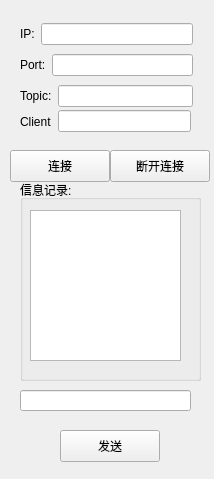
<?xml version="1.0" encoding="UTF-8"?>
<ui version="4.0">
 <class>Widget</class>
 <widget class="QWidget" name="Widget">
  <property name="geometry">
   <rect>
    <x>0</x>
    <y>0</y>
    <width>214</width>
    <height>479</height>
   </rect>
  </property>
  <property name="windowTitle">
   <string>Widget</string>
  </property>
  <widget class="QGroupBox" name="groupBox">
   <property name="geometry">
    <rect>
     <x>20</x>
     <y>180</y>
     <width>181</width>
     <height>201</height>
    </rect>
   </property>
   <property name="title">
    <string>信息记录:</string>
   </property>
   <widget class="QPlainTextEdit" name="plainTextEdit">
    <property name="geometry">
     <rect>
      <x>10</x>
      <y>30</y>
      <width>151</width>
      <height>151</height>
     </rect>
    </property>
    <property name="readOnly">
     <bool>true</bool>
    </property>
   </widget>
  </widget>
  <widget class="QLineEdit" name="lineEditMessage">
   <property name="geometry">
    <rect>
     <x>20</x>
     <y>390</y>
     <width>171</width>
     <height>21</height>
    </rect>
   </property>
  </widget>
  <widget class="QPushButton" name="pushButtonSend">
   <property name="geometry">
    <rect>
     <x>60</x>
     <y>430</y>
     <width>100</width>
     <height>32</height>
    </rect>
   </property>
   <property name="text">
    <string>发送</string>
   </property>
  </widget>
  <widget class="QPushButton" name="pushButtonLink">
   <property name="geometry">
    <rect>
     <x>10</x>
     <y>150</y>
     <width>100</width>
     <height>32</height>
    </rect>
   </property>
   <property name="text">
    <string>连接</string>
   </property>
  </widget>
  <widget class="QWidget" name="layoutWidget">
   <property name="geometry">
    <rect>
     <x>20</x>
     <y>110</y>
     <width>171</width>
     <height>23</height>
    </rect>
   </property>
   <layout class="QHBoxLayout" name="horizontalLayout_4">
    <item>
     <widget class="QLabel" name="labelPortTopic_2">
      <property name="text">
       <string>Client</string>
      </property>
     </widget>
    </item>
    <item>
     <widget class="QLineEdit" name="lineEditTopic_2"/>
    </item>
   </layout>
  </widget>
  <widget class="QPushButton" name="pushButton">
   <property name="geometry">
    <rect>
     <x>110</x>
     <y>150</y>
     <width>100</width>
     <height>32</height>
    </rect>
   </property>
   <property name="text">
    <string>断开连接</string>
   </property>
  </widget>
  <widget class="QWidget" name="">
   <property name="geometry">
    <rect>
     <x>20</x>
     <y>20</y>
     <width>173</width>
     <height>91</height>
    </rect>
   </property>
   <layout class="QVBoxLayout" name="verticalLayout">
    <item>
     <layout class="QHBoxLayout" name="horizontalLayout">
      <item>
       <widget class="QLabel" name="labelIp">
        <property name="text">
         <string>IP:</string>
        </property>
       </widget>
      </item>
      <item>
       <widget class="QLineEdit" name="lineEditIp"/>
      </item>
     </layout>
    </item>
    <item>
     <layout class="QHBoxLayout" name="horizontalLayout_2">
      <item>
       <widget class="QLabel" name="labelPort">
        <property name="text">
         <string>Port:</string>
        </property>
       </widget>
      </item>
      <item>
       <widget class="QLineEdit" name="lineEditIPort"/>
      </item>
     </layout>
    </item>
    <item>
     <layout class="QHBoxLayout" name="horizontalLayout_3">
      <item>
       <widget class="QLabel" name="labelPortTopic">
        <property name="text">
         <string>Topic:</string>
        </property>
       </widget>
      </item>
      <item>
       <widget class="QLineEdit" name="lineEditTopic"/>
      </item>
     </layout>
    </item>
   </layout>
  </widget>
 </widget>
 <resources/>
 <connections/>
</ui>
